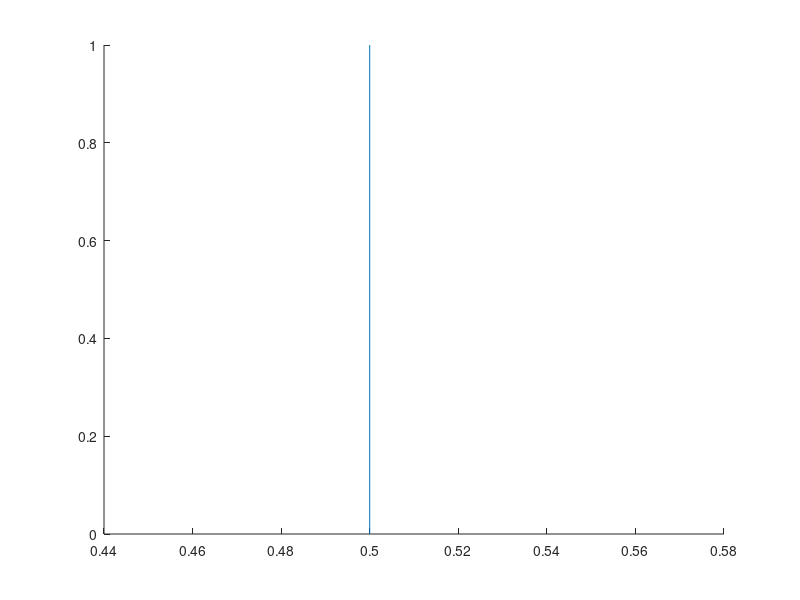

Write MATLAB code to recreate this figure.
function lh = addAxesCursor(hAxes,bvertical,initialvalue)

% cursor will span current axis

if nargin < 1 || isempty(hAxes)
    hAxes = gca;
end

if nargin<2
    bvertical = 1;
end
setappdata(hAxes,'bvertical',bvertical);

y = get(hAxes,'YLIM');
x = get(hAxes,'XLIM');

if nargin<3 % set initial value of the cursor to the mean if it isn't specified
    if bvertical,    initialvalue = mean(x);
    else  initialvalue = mean(y); end
end


if bvertical
    lh = line(initialvalue.*[1 1],y,'Parent',hAxes);
    sdata = 'Xdata';
else
    lh = line(x,initialvalue.*[1 1],'Parent',hAxes);
    sdata = 'Ydata';
end

% find out number of existing cursors
existingCursors = getappdata(hAxes,'Cursors');
if isempty(existingCursors), existingCursors = 1;
else existingCursors(1,end+1) = max(existingCursors(1,:))+1; end
existingCursors(2,end) = lh;
setappdata(hAxes,'Cursors',existingCursors);

% TODO add text label, move it
CursorValue(size(existingCursors,2)) = unique(get(lh,sdata)); % vertical specific
setappdata(hAxes,'CursorValue',CursorValue);

setappdata(lh,'bvertical',bvertical);
setappdata(lh,'bTag',['Cursor' num2str(existingCursors(end))]);
set(get(hAxes,'Parent'),'WindowButtonUpFcn',@stopDragFcn);
set(lh,'ButtonDownFcn',@startDragFcn)

    function startDragFcn(varargin)
        set(get(hAxes,'Parent'),'WindowButtonMotionFcn',@draggingFcn)
    end

    function draggingFcn(varargin)
        
        % put
        pt = get(hAxes,'CurrentPoint');
        if bvertical
            curVal = pt(1);
            set(lh,'Xdata',curVal*[1 1]);
        else
            curVal = pt(3);
            set(lh,'Ydata',curVal*[1 1]);
        end
        eC = getappdata(hAxes,'Cursors');
        
        ind = find(eC(2,:) == lh);% lh may need to be pased in part of varargin
        CursorValue = getappdata(hAxes,'CursorValue');
        CursorValue(ind) = curVal;
        setappdata(hAxes,'CursorValue',CursorValue)
        
        % HOW ARE THRESHIKD VALUES SAVED?
        % DOES THIS WORK ON MULTIPLE AXES?
    end
    function stopDragFcn(varargin)
        set(get(hAxes,'Parent'),'WindowButtonMotionFcn','');
    end

end